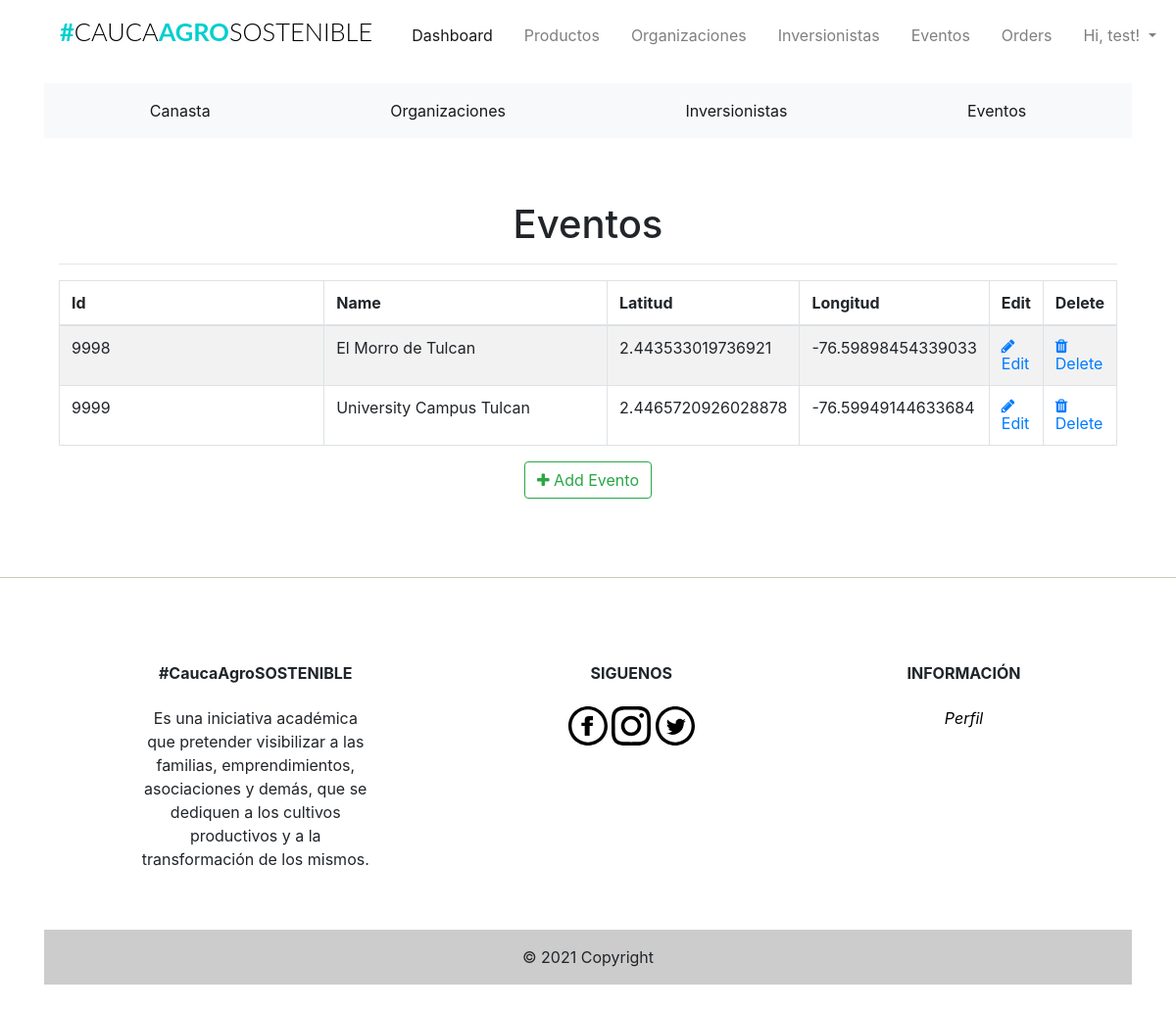
The page /admin/eventos (signed in) on the database as committed earlier.
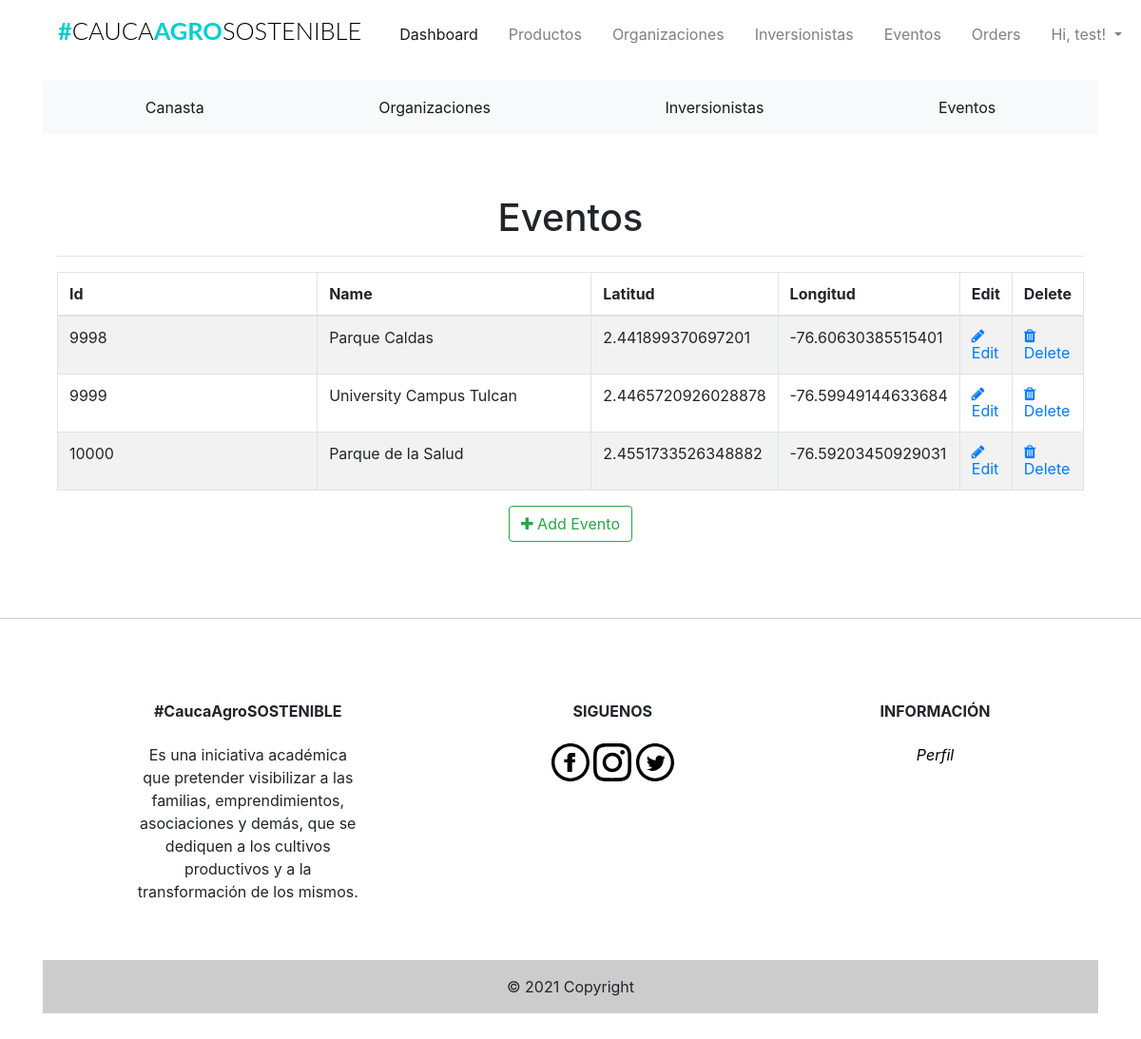
The same page on the database as committed later.
### app/models.py (models this page shows, shortened)
class Users(UserMixin, db.Model):
    __tablename__ = "users"
    id = db.Column(db.Integer, primary_key=True)
    firstname = db.Column(db.String(24), index=True)
    lastname = db.Column(db.String(24), index=True)
    email = db.Column(db.String(50), index=True, unique=True)
    password_hash = db.Column(db.String)
    phonenumber = db.Column(db.String(18), index=True, unique=True)
    is_admin = db.Column(db.Boolean, default=False)
    order = db.relationship("Orders", backref='ordered_products')
    kart = db.relationship('Kart', uselist=False, backref='user_kart')
    shipping_info = db.relationship(
        'ShippingInfo', backref='shipping', lazy='dynamic')

class Eventos(db.Model):
    __tablename__ = 'eventos'
    id = db.Column(db.Integer, primary_key=True)
    evento_name = db.Column(db.String(20), index=True)
    evento_lat = db.Column(db.Float)
    evento_long = db.Column(db.Float)

### app/admin/routes.py (the view)
@admin.route('/eventos', methods=['GET', 'POST'])
@login_required
def list_eventos():
    check_admin()
    eventos = Eventos.query.all()
    return render_template('admin/eventos/eventos.html', title="Eventos", eventos=eventos)

### app/admin/routes.py (called while the page is built)
def check_admin():
    if not current_user.is_admin:
        abort(403)

### app/models.py (called while the page is built)
@login_manager.user_loader
def load_user(id):
    return Users.query.get(int(id))

### app/templates/admin/eventos/eventos.html (shortened to what this page needs)
{% extends "base.html" %}
{% block head %}
<head>
  <link href="//maxcdn.bootstrapcdn.com/font-awesome/4.1.0/css/font-awesome.min.css" rel="stylesheet">
</head>
{% endblock head %}
{% block body %}
<div class="container">
  <div class="outer">
    <div class="middle">
      <div class="inner">
        <br />
        <br />
        <h1 style="text-align:center;">{{ title }}</h1>
        {% if eventos %}
        <hr class="intro-divider">
        <table class="table table-striped table-bordered">
          <thead>
            <tr>
              <th width="45%"> Id </th>
              <th width="45%"> Name </th>
              <th width="15%"> Latitud </th>
              <th width="15%"> Longitud </th>
              <th width="15%"> Edit </th>
              <th width="15%"> Delete </th>
            </tr>
          </thead>
          <tbody>
            {% for evento in eventos %}
            <tr>
              <td> {{ evento.id }} </td>
              <td> {{ evento.evento_name }} </td>
              <td> {{ evento.evento_lat }} </td>
              <td> {{ evento.evento_long }} </td>
              <td>
                <a href="{{ url_for('admin.edit_evento', id=evento.id) }}">
                  <i class="fa fa-pencil"></i> Edit
                </a>
              </td>
              <td>
                <a href="{{ url_for('admin.delete_evento', id=evento.id) }}">
                  <i class="fa fa-trash"></i> Delete
                </a>
              </td>
            </tr>
            {% endfor %}
          </tbody>
        </table>
        <div style="text-align: center">
          {% else %}
          <div style="text-align: center">
            <h3> No evento have been added. </h3>
            <hr class="intro-divider">
            {% endif %}
            <a href="{{ url_for('admin.add_evento') }}" class="btn btn-outline-success">
              <i class="fa fa-plus"></i>
              Add Evento
            </a>
          </div>
        </div>
      </div>
    </div>
  </div>
  {% endblock %}

### app/templates/base.html (shortened to what this page needs)
<html>
  <head>
      <link href="{{ url_for('static', filename='css/bootstrap.min.css') }}"rel="stylesheet">
      <link href="{{ url_for('static', filename='css/st.css') }}"rel="stylesheet">
      <link href='https://api.mapbox.com/mapbox-gl-js/v2.3.1/mapbox-gl.css' rel='stylesheet' />
      {%block head%}
      {%endblock head%}
  </head>
  <body>
  {% include "navbar.html" %}
  {% include "categories/categories.html" %}
  <div class="container">
    {% block body %}
    {% endblock %}
  </div>
  <div class="push"></div>
  <hr class="footer-break"></hr>
{% include "footer.html" %}
</body>
</html>

### app/templates/navbar.html (shortened to what this page needs)
{% block navbar %}
<div class="container mt-1 mb-3">
  <nav class="navbar navbar-expand-lg navbar-light">
    <h1 class="brand_name">
      <a class="navbar-brand" href="{{ url_for('home.homepage') }}">#<span>CAUCA</span>AGRO<span>SOSTENIBLE</span></a>
    </h1>
    <div class="collapse navbar-collapse" id="navbarNav">
      <ul class="navbar-nav ml-auto mr-auto mt-2 mt-lg-0">
        {% if current_user.is_authenticated %}
        {% if current_user.is_admin %}
        <li class="nav-item ml-3">
          <a class="nav-link active" href="{{ url_for('home.admin_dashboard') }}">Dashboard</a>
        </li>
        <li class="nav-item ml-3">
          <a class="nav-link" href="{{ url_for('admin.list_products') }}">Productos</a>
        </li>
        <li class="nav-item ml-3">
          <a class="nav-link" href="{{ url_for('admin.list_organizaciones') }}">Organizaciones</a>
        </li>
        <li class="nav-item ml-3">
          <a class="nav-link" href="{{ url_for('admin.list_inversionistas') }}">Inversionistas</a>
        </li>
        <li class="nav-item ml-3">
          <a class="nav-link" href="{{ url_for('admin.list_eventos') }}">Eventos</a>
        </li>
        <li class="nav-item ml-3">
          <a class="nav-link" href="{{ url_for('admin.list_orders') }}">Orders</a>
        </li>
        {% else %}
        <li class="nav-item ml-3">
          <a class="nav-link" href="{{ url_for('users.cart') }}">Cart<span class="badge badge-light">{{ count
              }}</span></a>
        </li>
        {% endif %}
        <li class="nav-item dropdown ml-3">
          <a class="nav-link dropdown-toggle" data-toggle="dropdown" href="#" role="button" aria-haspopup="true"
            aria-expanded="false">
            Hi, {{ current_user.firstname }}!
          </a>
        </li>
        {% endif %}
      </ul>
    </div>
  </nav>
</div>
{% endblock %}

### app/templates/categories/categories.html
{% block organizacion %}
<div class="container mt-1 mb-3 overflow-auto">
  <nav class="navbar navbar-expand navbar-light bg-light">
    <div class="collapse navbar-collapse" id="navbarNav">
      <ul class="navbar-nav d-flex justify-content-around">
        <li class="nav-item active">
          <a class="nav-link" href="{{ url_for('home.canasta') }}">Canasta</a>
        </li>
        <li class="nav-item active">
          <a class="nav-link" href="{{ url_for('home.organizaciones') }}">Organizaciones</a>
        </li>
        <li class="nav-item active">
          <a class="nav-link" href="{{ url_for('home.inversionistas')}}">Inversionistas</a>
        </li>
        <li class="nav-item active">
          <a class="nav-link" href="{{ url_for('home.eventos') }}">Eventos</a>
        </li>
      </ul>
    </div>
  </nav>
</div>
{% endblock %}

### app/templates/footer.html (shortened to what this page needs)
{% block footer %}
<div class="container my-5">
  <footer
          class="text-center text-lg-start text-black"
          style="background-color: #ffffff"
          >
    <div class="container p-4 pb-0">
      <section class="">
        <div class="row">
          <div class="col-md-3 col-lg-3 col-xl-3 mx-auto mt-3">
            <h6 class="text mb-4 font-weight-bold">
              #CaucaAgroSOSTENIBLE
            </h6>
            <p>
              Es una iniciativa
              académica que pretender visibilizar a las familias, emprendimientos, asociaciones y demás, que se dediquen
              a los cultivos productivos y a la transformación de los mismos.
            </p>
          </div>
          <div class="col-md-4 col-lg-3 col-xl-3 mx-auto mt-3">
            <h6 class="text-uppercase mb-4 font-weight-bold">Siguenos</h6>
            <a href="https://www.facebook.com/">
              <img src="{{ url_for('static',filename='iconmonstr-facebook.svg') }}" class="img-responsive svg-footer">
            </a>
            <a href="https://www.instagram.com/">
              <img src="{{ url_for('static',filename='iconmonstr-instagram.svg') }}" class="img-responsive svg-footer">
            </a>
            <a href="https://twitter.com/?lang=en">
              <img src="{{ url_for('static',filename='iconmonstr-twitter.svg') }}" class="img-responsive svg-footer">
            </a>
          </div>
          <div class="col-md-3 col-lg-2 col-xl-2 mx-auto mt-3">
            <h6 class="text-uppercase mb-4 font-weight-bold">Informaci&oacute;n</h6>
            <a href="{{ url_for('users.profile') }}">
              <p><i><span style="color:black;">Perfil</span></i><p>
            </a>
          </div>
        </div>
      </section>
    </div>
    <div class="text-center p-3" style="background-color: rgba(0, 0, 0, 0.2)">
      © 2021 Copyright
    </div>
  </footer>
</div>
{% endblock %}

### app/static/css/st.css (style rules this page uses)
.svg-footer { height: 2.5em; width: 2.5em; }
.footer-break { background-color:#e0e0d1; }
.brand_name .navbar-brand { font-size:1.59rem; text-transform: uppercase; font-family: 'Lato', sans-serif; font-weight: 700; color: #333; }
.brand_name >.navbar-brand { color:#01CFCF; text-decoration: none; }
.brand_name >.navbar-brand span { color: #000; font-weight: 300; }
.navbar-nav { width: 100%; align-items: flex-start; }
.push { height:4em; }
.row { margin-left: auto; margin-right: auto; margin-bottom: 20px; }
.row:after { content: ""; display: table; clear: both; }

Rows that differ between the two databases and show on the page:
changed Eventos id 9998: evento_name "El Morro de Tulcan" → "Parque Caldas"; evento_lat "2.443533019736921" → "2.441899370697201"; evento_long "-76.59898454339033" → "-76.60630385515401"
added Eventos: id "10000", evento_name "Parque de la Salud", evento_lat "2.4551733526348882", evento_long "-76.59203450929031"
